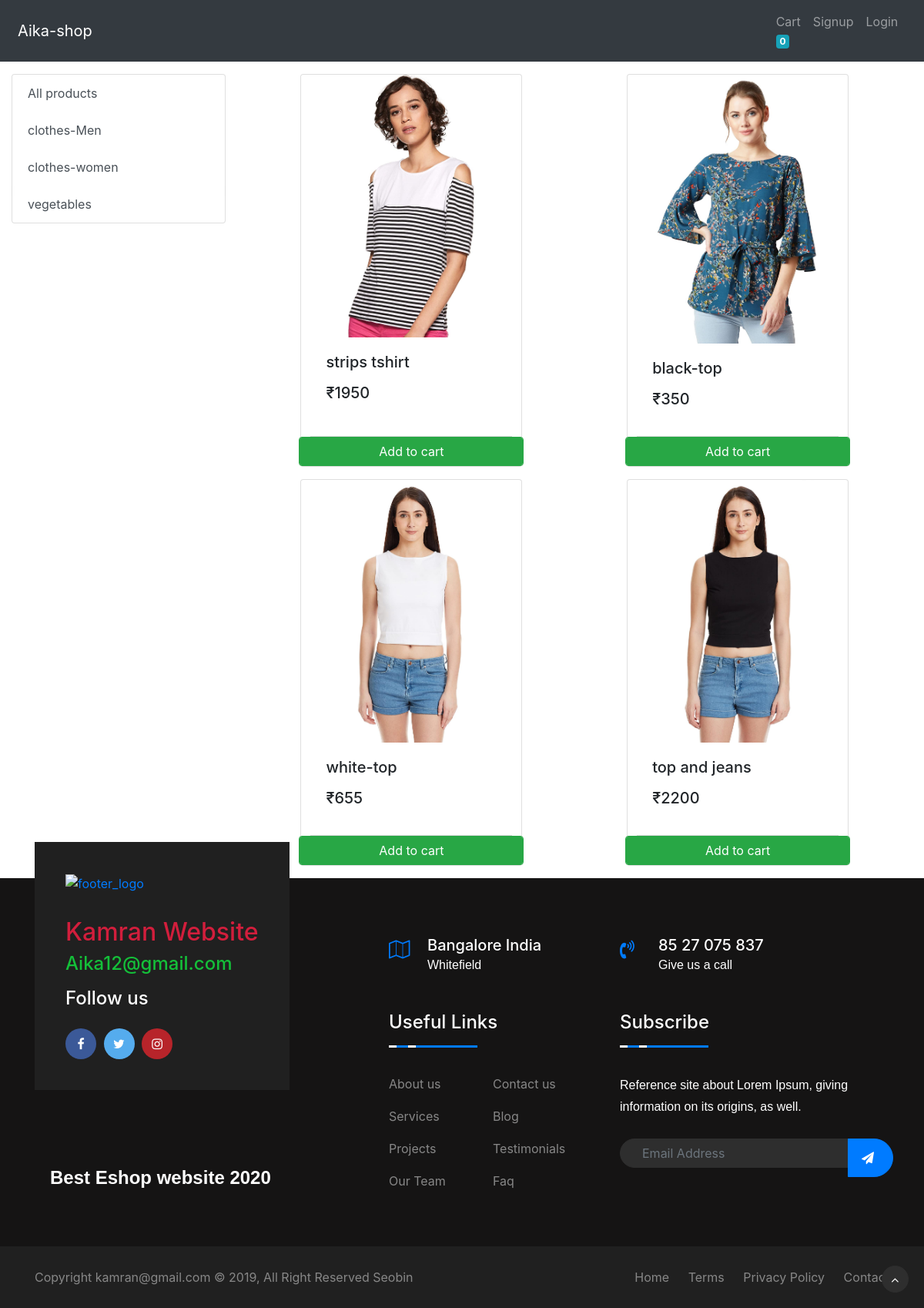
The app's page /?category=2 with its own data.
### store/models/category.py (models this page shows, shortened)
class Category(models.Model):
    name = models.CharField(max_length=50)
    @staticmethod
    def get_all_categories():
        return Category.objects.all()

### store/models/product.py (models this page shows, shortened)
class Product(models.Model):
    name = models.CharField(max_length=50)
    price = models.IntegerField(default=0)
    category = models.ForeignKey(Category,on_delete=models.CASCADE,default=1)
    description = models.CharField(max_length=200,default='',null=True,blank=True)
    image = models.ImageField(upload_to='uploads/products/')
    @staticmethod
    def get_all_products_by_categoryId(category_id): #y id aayegi view ki id s jb hm click krte h:
        if category_id:
            return Product.objects.filter(category = category_id)
        else:
            return Product.get_all_products()

### store/views/home.py (the view, shortened to what this page needs)
# urls.py: path('',Index.as_view(),name='homepage' ),
class Index(View):
    def get(self,request):
        cart = request.session.get('cart')
        if not cart:
            request.session['cart'] = {}
        products = None
        categories = Category.get_all_categories()
        categoryId = request.GET.get('category')  # y 'category' index.html s aayegi jo hmne query string m ki h
        if categoryId:
            products = Product.get_all_products_by_categoryId(categoryId)
        else:
            products = Product.get_all_products()
        data = {}
        data['products'] = products
        data['categories'] = categories
        print(request.session.get('email'))
        return render(request, 'index.html', data)

### store/templatetags/cart.py (called while the page is built)
@register.filter(name='is_in_cart')
def is_in_cart(product,cart):
    keys = cart.keys()
    for id in keys:
        if int(id) == product.id:
            return True
    return False

### store/templatetags/custom_filter.py (called while the page is built)
@register.filter(name='currency')
def currency(number):
    return "₹"+str(number)

### store/templates/index.html (shortened to what this page needs)
{% extends "base.html" %}
{% block content %}
{% load cart %}
{% load custom_filter %}
<div class="container-fluid mt-3">
    <div class="row mx-auto">
        <div class="list-group col-lg-3 ">
            <a href="/" class="list-group-item list-group-item-action">All products</a>
            {% for category in categories %}
            <a href="/?category={{category.id}}" class="list-group-item list-group-item-action">{{category.name}}</a>
            {% endfor %}
        </div>
        <div id="product " class="col-lg-9">
            <div class="row mx-auto">
                {% for product in products%}
                <div class="card mx-auto mb-3" id="{{product.id}}" style="width: 18rem;">
                    <img src="{{product.image.url}}" class="card-img-top" alt="...">
                    <div class="card-body">
                        <h5 class="card-title">{{product.name}}</h5>
                        <p class="display4 card-text"><h5>{{product.price|currency}}</h5></p>
                    </div>
                    <div class="card-footer p-0 ">
                        {% if product|is_in_cart:request.session.cart %}
                        <div class="row no-gutters">
                            <form action="/#{{product.id}}" method="post" class="col-2 p-0">
                                {% csrf_token %}
                                <input hidden type="text" value="{{product.id}}" name="product">
                                <input hidden type="text" value="True" name="remove">
                                <input type="submit" value="-" class="btn btn-primary">
                            </form>
                            <div class="text-center col p-0 mt-2">{{product|cart_quantity:request.session.cart}} in Cart</div>
                            <form action="/#{{product.id}}" method="post" class="col-2">
                                {% csrf_token %}
                                <input hidden type="text" value="{{product.id}}" name="product">
                                <input type="submit" value="+" class="btn btn-primary">
                            </form>
                        </div>
                        {% else %}
                        <div class="row">
                            <form action="/#{{product.id}}" method="post" class="no-gutters p-0">
                                <input type="submit" class="btn btn-success form-control" value="Add to cart">
                            </form>
                        </div>
                        {% endif %}
                    </div>
                </div>
                {% endfor %}
            </div>
        </div>
    </div>
</div>
{% endblock %}

### store/templates/base.html (style rules this page uses)
body { color: #ccc; }
p { font-family: "Nunito", sans-serif; font-size: 16px; color: white; line-height: 28px; }

### store/templates/index.html (style rules this page uses)
body { background-color: #634144 }

### records on screen
Category: name "clothes-Men"
Category: name "clothes-women"
Category: name "vegetables"
Product: image (picture), name "strips tshirt", price "₹1950"
Product: image (picture), name "black-top", price "₹350"
Product: image (picture), name "white-top", price "₹655"
Product: image (picture), name "top and jeans", price "₹2200"

### other values on screen
{{ request.session.cart.keys|length }} "0"
